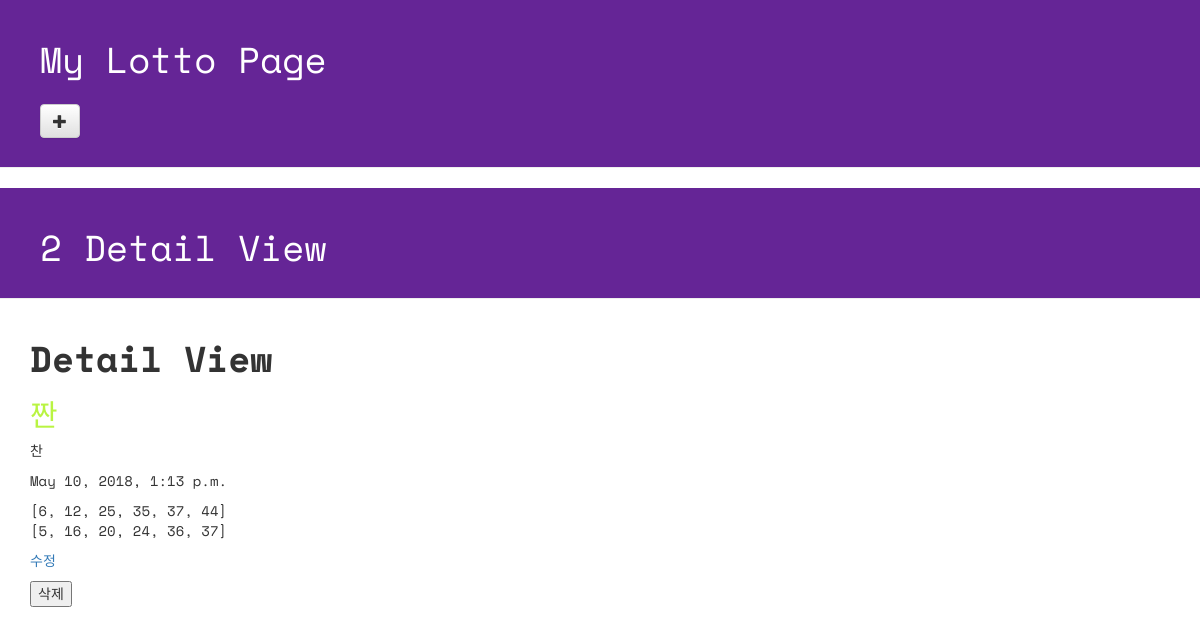
/lotto/detail/2/, run on the app's committed database.
### lotto/models.py (models this page shows, shortened)
class GuessNumber(models.Model):
    name = models.CharField(max_length=24)
    text = models.CharField(max_length=255)
    lottos = models.CharField(max_length=255,
                              default='[1,2,3,4,5,6]')
    num_lotto = models.CharField(max_length=1)
    update_date = models.DateTimeField()

### lotto/views.py (the view)
# urls.py: url(r'^detail/(?P<subject_id>[0-9]+)/$', intro_view.detail, name='detail'),
def detail(request, pk):
    lotto = GuessNumber.objects.get(pk=pk)
    return render(request, 'lotto/detail.html', {'lotto': lotto})

### lotto/templates/lotto/detail.html (shortened to what this page needs)
<!DOCTYPE html>
{% load staticfiles %}
<html lang="ko">
<head>
  <link rel="stylesheet" href="//maxcdn.bootstrapcdn.com/bootstrap/3.2.0/css/bootstrap.min.css">
  <link rel="stylesheet" href="//maxcdn.bootstrapcdn.com/bootstrap/3.2.0/css/bootstrap-theme.min.css">
  <link rel="stylesheet" href="{% static 'css/lotto.css' %}">
</head>
<body>
  <div class="page-header">
    <h1>My Lotto Page</h1>
    <h2>
      <a href="{% url 'lotto:new' %}">
        <span class="glyphicon glyphicon-plus btn btn-default"></span>
      </a>
    </h2>
  </div>
  <div class="page-header">
      <h1>{{lotto.id}} Detail View</h1>
  </div>
  <div class="container lotto">
      <h1><b>Detail View</b></h1>
      <h2>{{lotto.name}}</h2>
      <p>{{lotto.text}}</p>
      <p>{{lotto.update_date}}</p>
      <p>{{lotto.lottos|linebreaks}}</p>
      <a href="{% url 'lotto:update' pk=lotto.id %}"><p>수정</p></a>
      <form action="{% url 'lotto:delete' pk=lotto.id %}" method="POST">
          <input type="submit" value="삭제">
      </form>
  </div>
</body>
</html>

### lotto/static/css/lotto.css (style rules this page uses)
.page-header { background-color: #652596; margin-top: 0; padding: 20px 20px 20px 40px; font-family: 'Space Mono', monospace; }
.page-header h1 { color: #FFFFFF; }
.container { font-family: 'Space Mono', monospace; }
.container h2 { color: #b9f442; }

### data on the page
GuessNumber: id "2", name "짠", text "찬", update_date "May 10, 2018, 1:13 p.m.", lottos "[6, 12, 25, 35, 37, 44] [5, 16, 20, 24, 36, 37]"
